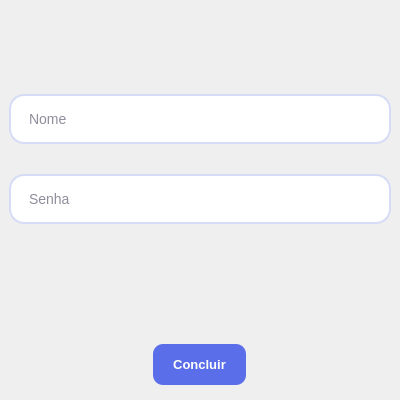
<?xml version="1.0" encoding="UTF-8"?>
<ui version="4.0">
 <class>Dialog</class>
 <widget class="QDialog" name="Dialog">
  <property name="geometry">
   <rect>
    <x>0</x>
    <y>0</y>
    <width>400</width>
    <height>400</height>
   </rect>
  </property>
  <property name="minimumSize">
   <size>
    <width>400</width>
    <height>400</height>
   </size>
  </property>
  <property name="maximumSize">
   <size>
    <width>400</width>
    <height>400</height>
   </size>
  </property>
  <property name="windowTitle">
   <string>Login</string>
  </property>
  <property name="windowIcon">
   <iconset>
    <normaloff>../../../iconsGerenciamentoSalas/login-avatar.png</normaloff>../../../iconsGerenciamentoSalas/login-avatar.png</iconset>
  </property>
  <property name="styleSheet">
   <string notr="true">QDialog {
    background-color: 
}

QLineEdit {
    background-color: #FFFFFF;
    color: #1E1E3A;
    border: 1.8px solid #D6DCF5;
    border-radius: 15px;
    padding: 11px 16px;
    font-size: 14px;
    font-family: 'Segoe UI', 'SF Pro Text', sans-serif;
    selection-background-color: #A8B8FF;
    selection-color: #1E1E3A;
}

QLineEdit:hover {
    border: 1.5px solid #A8B5E8;
    background-color: #FAFBFF;
}

QPushButton {
    background-color: #5B6EE9;
    color: #FFFFFF;
    border: none;
    border-radius: 10px;
    padding: 13px 20px;
    font-size: 13px;
    font-weight: 750;
    font-family: 'Segoe UI', 'SF Pro Text', sans-serif;

}

QPushButton:hover {
    background-color: #4A5DD6;
}

QLabel {
    color: red;
    font-size: 15px;
    font-weight: 700;
    font-family: 'Segoe UI', 'SF Pro Text', sans-serif;
    letter-spacing: 1px;
    padding-left: 4px;
}</string>
  </property>
  <layout class="QVBoxLayout" name="verticalLayout">
   <property name="spacing">
    <number>30</number>
   </property>
   <property name="leftMargin">
    <number>9</number>
   </property>
   <property name="rightMargin">
    <number>9</number>
   </property>
   <property name="bottomMargin">
    <number>9</number>
   </property>
   <item>
    <widget class="QLabel" name="label">
     <property name="enabled">
      <bool>true</bool>
     </property>
     <property name="styleSheet">
      <string notr="true"/>
     </property>
     <property name="text">
      <string/>
     </property>
     <property name="pixmap">
      <pixmap>imagens/logo.png</pixmap>
     </property>
     <property name="scaledContents">
      <bool>false</bool>
     </property>
     <property name="alignment">
      <set>Qt::AlignCenter</set>
     </property>
    </widget>
   </item>
   <item>
    <widget class="QLineEdit" name="nome">
     <property name="minimumSize">
      <size>
       <width>350</width>
       <height>50</height>
      </size>
     </property>
     <property name="maximumSize">
      <size>
       <width>400</width>
       <height>50</height>
      </size>
     </property>
     <property name="alignment">
      <set>Qt::AlignJustify|Qt::AlignVCenter</set>
     </property>
     <property name="placeholderText">
      <string>Nome</string>
     </property>
    </widget>
   </item>
   <item>
    <widget class="QLineEdit" name="senha">
     <property name="minimumSize">
      <size>
       <width>350</width>
       <height>50</height>
      </size>
     </property>
     <property name="maximumSize">
      <size>
       <width>400</width>
       <height>50</height>
      </size>
     </property>
     <property name="inputMask">
      <string/>
     </property>
     <property name="echoMode">
      <enum>QLineEdit::Password</enum>
     </property>
     <property name="alignment">
      <set>Qt::AlignLeading|Qt::AlignLeft|Qt::AlignVCenter</set>
     </property>
     <property name="placeholderText">
      <string>Senha</string>
     </property>
    </widget>
   </item>
   <item>
    <widget class="QLabel" name="mensagem">
     <property name="styleSheet">
      <string notr="true"/>
     </property>
     <property name="text">
      <string/>
     </property>
     <property name="alignment">
      <set>Qt::AlignCenter</set>
     </property>
    </widget>
   </item>
   <item alignment="Qt::AlignHCenter|Qt::AlignVCenter">
    <widget class="QPushButton" name="btn_concluir">
     <property name="maximumSize">
      <size>
       <width>100</width>
       <height>50</height>
      </size>
     </property>
     <property name="layoutDirection">
      <enum>Qt::LeftToRight</enum>
     </property>
     <property name="autoFillBackground">
      <bool>false</bool>
     </property>
     <property name="text">
      <string>Concluir</string>
     </property>
     <property name="iconSize">
      <size>
       <width>16</width>
       <height>16</height>
      </size>
     </property>
     <property name="autoRepeat">
      <bool>false</bool>
     </property>
     <property name="default">
      <bool>false</bool>
     </property>
     <property name="flat">
      <bool>false</bool>
     </property>
    </widget>
   </item>
  </layout>
 </widget>
 <resources/>
 <connections/>
</ui>
